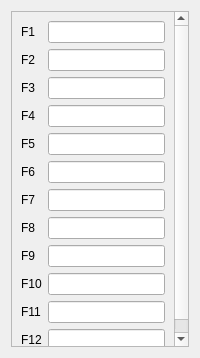
<?xml version="1.0" encoding="UTF-8"?>
<ui version="4.0">
 <class>KeyboardOptionsWidget</class>
 <widget class="QWidget" name="KeyboardOptionsWidget">
  <property name="sizePolicy">
   <sizepolicy hsizetype="Expanding" vsizetype="Expanding">
    <horstretch>0</horstretch>
    <verstretch>0</verstretch>
   </sizepolicy>
  </property>
  <layout class="QVBoxLayout" name="verticalLayout">
   <item>
    <widget class="QScrollArea" name="scrollArea">
     <property name="widgetResizable">
      <bool>true</bool>
     </property>
     <widget class="QWidget" name="scrollAreaWidgetContents">
      <attribute name="geometry">
       <rect>
        <x>0</x>
        <y>0</y>
        <width>400</width>
        <height>300</height>
       </rect>
      </attribute>
      <layout class="QFormLayout" name="formLayout">
       <!-- Function key mappings: key.f1 .. key.f12 -->
       <item row="0" column="0">
        <widget class="QLabel" name="f1Label">
         <property name="text">
          <string>F1</string>
         </property>
        </widget>
       </item>
       <item row="0" column="1">
        <widget class="QLineEdit" name="f1LineEdit"/>
       </item>
       <item row="1" column="0">
        <widget class="QLabel" name="f2Label">
         <property name="text">
          <string>F2</string>
         </property>
        </widget>
       </item>
       <item row="1" column="1">
        <widget class="QLineEdit" name="f2LineEdit"/>
       </item>
       <item row="2" column="0">
        <widget class="QLabel" name="f3Label">
         <property name="text">
          <string>F3</string>
         </property>
        </widget>
       </item>
       <item row="2" column="1">
        <widget class="QLineEdit" name="f3LineEdit"/>
       </item>
       <item row="3" column="0">
        <widget class="QLabel" name="f4Label">
         <property name="text">
          <string>F4</string>
         </property>
        </widget>
       </item>
       <item row="3" column="1">
        <widget class="QLineEdit" name="f4LineEdit"/>
       </item>
       <item row="4" column="0">
        <widget class="QLabel" name="f5Label">
         <property name="text">
          <string>F5</string>
         </property>
        </widget>
       </item>
       <item row="4" column="1">
        <widget class="QLineEdit" name="f5LineEdit"/>
       </item>
       <item row="5" column="0">
        <widget class="QLabel" name="f6Label">
         <property name="text">
          <string>F6</string>
         </property>
        </widget>
       </item>
       <item row="5" column="1">
        <widget class="QLineEdit" name="f6LineEdit"/>
       </item>
       <item row="6" column="0">
        <widget class="QLabel" name="f7Label">
         <property name="text">
          <string>F7</string>
         </property>
        </widget>
       </item>
       <item row="6" column="1">
        <widget class="QLineEdit" name="f7LineEdit"/>
       </item>
       <item row="7" column="0">
        <widget class="QLabel" name="f8Label">
         <property name="text">
          <string>F8</string>
         </property>
        </widget>
       </item>
       <item row="7" column="1">
        <widget class="QLineEdit" name="f8LineEdit"/>
       </item>
       <item row="8" column="0">
        <widget class="QLabel" name="f9Label">
         <property name="text">
          <string>F9</string>
         </property>
        </widget>
       </item>
       <item row="8" column="1">
        <widget class="QLineEdit" name="f9LineEdit"/>
       </item>
       <item row="9" column="0">
        <widget class="QLabel" name="f10Label">
         <property name="text">
          <string>F10</string>
         </property>
        </widget>
       </item>
       <item row="9" column="1">
        <widget class="QLineEdit" name="f10LineEdit"/>
       </item>
       <item row="10" column="0">
        <widget class="QLabel" name="f11Label">
         <property name="text">
          <string>F11</string>
         </property>
        </widget>
       </item>
       <item row="10" column="1">
        <widget class="QLineEdit" name="f11LineEdit"/>
       </item>
       <item row="11" column="0">
        <widget class="QLabel" name="f12Label">
         <property name="text">
          <string>F12</string>
         </property>
        </widget>
       </item>
       <item row="11" column="1">
        <widget class="QLineEdit" name="f12LineEdit"/>
       </item>
      </layout>
     </widget>
    </widget>
   </item>
  </layout>
 </widget>
 <resources/>
 <connections/>
</ui>
